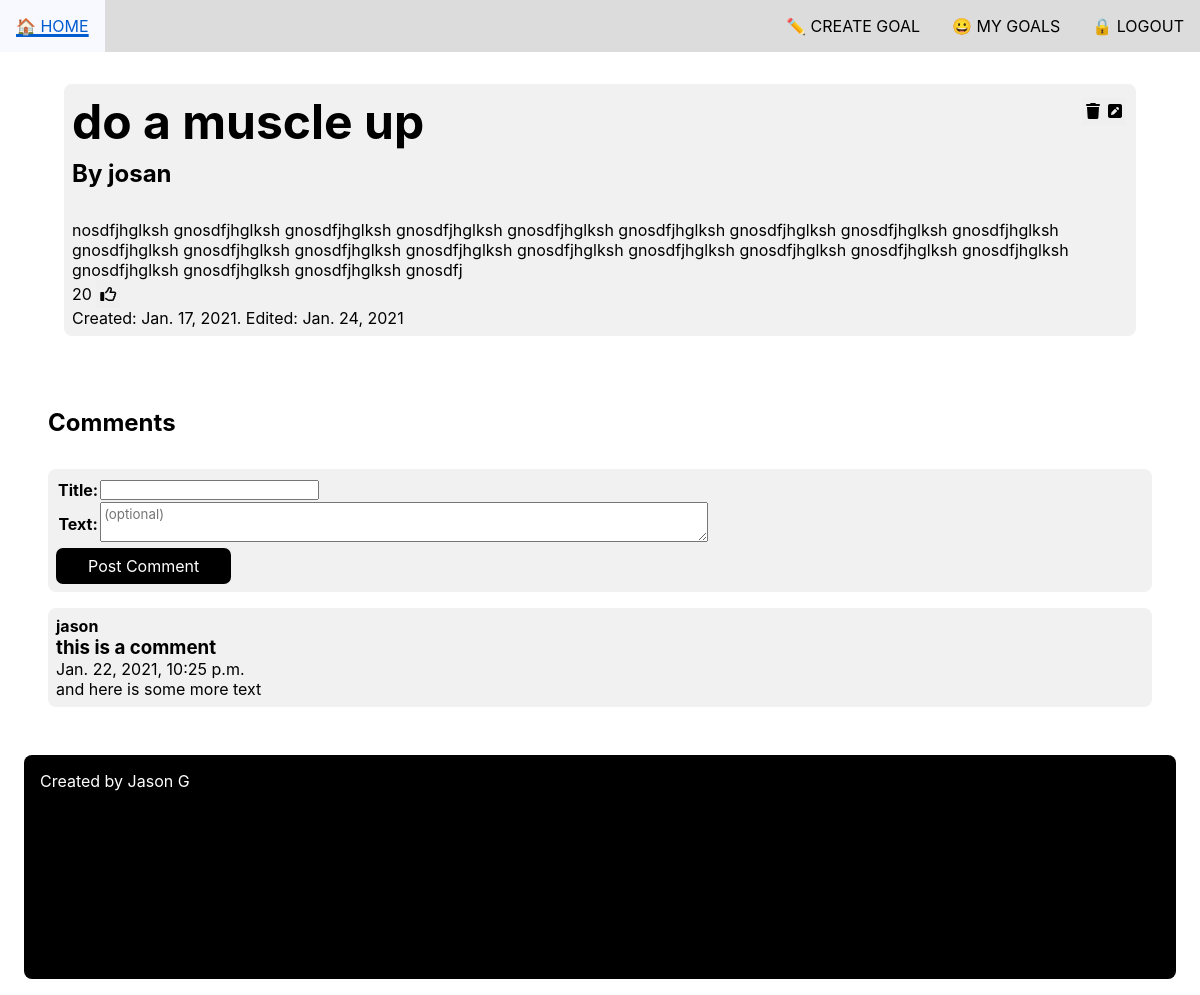
/u/josan/5/do-a-muscle-up/ (signed in), run on the app's committed database.
### goal/models.py (models this page shows, shortened)
class Goal(models.Model):
    owner = models.ForeignKey(User,
                              on_delete=models.CASCADE)
    title = models.CharField(max_length=100)
    PUBLICITY_CHOICES = (
        ('p', 'public'),
        ('pr', 'private'),
    )
    publicity = models.CharField(
        max_length=7,
        choices=PUBLICITY_CHOICES,
        default='pr',
        help_text='Do you want this goal to be available to the public?',
    )
    description = models.CharField(max_length=300, null=True, blank=True)
    upvotes = models.PositiveIntegerField()
    created_at = models.DateTimeField(auto_now_add=True)
    updated_at = models.DateTimeField(auto_now=True)
    goal_slug = models.SlugField(blank=True)

class User(AbstractUser):
    bio = models.TextField(max_length=500, blank=True)
    username_slug = models.SlugField(blank=True)
    rating = models.PositiveIntegerField(default=0)
    rated_goals = models.ManyToManyField('Goal', blank=True)
    def get_absolute_url(self):
        return reverse('goal:user-detail', kwargs={'username_slug': self.username_slug})

class Comment(models.Model):
    owner = models.ForeignKey(User,
                              on_delete=models.CASCADE)
    title = models.CharField(max_length=150)
    text = models.TextField(
        validators=[MinLengthValidator(
            3, "Comment must be greater than 3 characters")],
        blank=True,
        null=True,
    )
    goal = models.ForeignKey(Goal, on_delete=models.CASCADE)
    posted_at = models.DateTimeField(auto_now_add=True)
    updated_at = models.DateTimeField(auto_now=True)

### goal/views.py (the view)
class GoalDetail(View):
    def get(self, request, username_slug, pk, goal_slug, comment_form=None):
        page_owner = get_object_or_404(User, username_slug=username_slug)
        goal = Goal.objects.get(
            owner__username_slug=username_slug,
            pk=pk,
            goal_slug=goal_slug,
        )
        if goal.publicity == 'pr' and page_owner != request.user:
            return HttpResponse(status=403)
        print(comment_form, "inside GoalDetail")
        if not comment_form:
            comment_form = CommentForm()
        comments = goal.comment_set.all()
        already_liked = False
        if request.user.is_authenticated and request.user.rated_goals.filter(id=goal.id).exists():
            already_liked = True
        ctx = {
            'page_owner': page_owner,
            'goal': goal,
            'already_liked': already_liked,
            'comment_form': comment_form,
            'comments': comments,
        }
        return render(request, 'goal/goal_detail.html', context=ctx)

### goal/forms.py
class CommentForm(forms.ModelForm):
    class Meta:
        model = Comment
        fields = ['title', 'text', ]
        widgets = {
            'text': forms.Textarea(attrs={
                'cols': 65,
                'rows': 2,
                'placeholder': '(optional)'
            })
        }

### goal/templates/goal/goal_detail.html (shortened to what this page needs)
{% extends 'base.html' %}
{% load humanize %}
{% load static %}
{% block styles %}
   <link rel="stylesheet" href="{% static 'css/goal_detail_styles.css' %}" />
{% endblock %}
{% block content %}
<div class="goal-detail">
	<section class="goal-section">
		<article class="goal-info">
			{% if user == page_owner %}
            <div class="edit-delete-buttons">
               <button
                  onclick="window.location.href=`{% url 'goal:goal-update' goal.owner.username_slug goal.pk goal.goal_slug %}?next={{ request.path }}`;return false;"
                  class="update-goal icon-btn"
               >
                  <i class="fas fa-pen-square"></i>
               </button>
               <button class="delete-goal-trash icon-btn">
                  <i class="fas fa-trash"></i>
               </button>
            </div>
			{% endif %}
			<h1>{{ goal.title }}</h1>
			<h2><a href="{{ goal.owner.get_absolute_url }}">By {{ goal.owner }}</a></h2>
			{% if goal.description %}
			   <p>{{ goal.description }}</p>
         {% endif %}
         {% if user.is_authenticated %}
            <form action="{% url 'goal:like-goal' goal.id %}" method="post">
               <p>
                  {{ goal.upvotes }}
                  <button
                     type="submit"
                     class="like-button icon-btn {% if goal.already_liked %}liked{% endif %}"
                  >
                     {% if already_liked %}
                        <i class="fas fa-thumbs-up"></i>
                     {% else %}
                        <i class="far fa-thumbs-up"></i>
                     {% endif %}
                  </button>
               </p>
            </form>
			{% endif %}
			<p>
            Created: {{ goal.created_at|naturalday }}.
            {% if goal.created_at < goal.updated_at %}
               Edited: {{ goal.updated_at|naturalday }}
            {% endif %}
			</p>
		</article>
	</section>
	{% if goal.publicity == 'p' %}
      <section class="comment-section">
         <h2>Comments</h2>
         <div class="post-comment">
            {% if user.is_authenticated %}
               <form action="{% url 'goal:create-comment' goal.id %}" method="post">
                  <table>
                     {{ comment_form.as_table }}
                  </table>
                  <button class="comment-btn" type="submit">Post Comment</button>
               </form>
            {% endif %}
         </div>
         {% if comments %}
            {% for comment in comments %}
            <div class="comment">
               <h4>
                  <a href="{% url 'goal:user-detail' comment.owner.username_slug %}"
                     >{{ comment.owner }}</a
                  >
               </h4>
               <h3>{{ comment.title }}</h3>
               <p>{{ comment.posted_at }}</p>
               {% if comment.text %}
               <p>{{ comment.text }}</p>
               {% endif %}
            </div>
            {% endfor %}
         {% else %}
            <p>no comments to display.</p>
         {% endif %}
      </section>
	{% endif %}
</div>
 {% endblock content %}

### goal/static/css/base_styles.css (style rules this page uses)
:root { --font-blue: rgb(0, 93, 207); --bubble-gray: #f1f1f1; }
* { font-family:-apple-system, BlinkMacSystemFont, 'Segoe UI', Roboto, Oxygen, Ubuntu, Cantarell, 'Open Sans', 'Helvetica Neue', sans-serif; margin: 0; padding: 0; text-decoration: none; box-sizing: border-box; }
button { cursor: pointer; }
textarea { padding: 3px; }
.icon-btn { padding: 0.25em; border: none; font-size: 1rem; }

### goal/static/css/goal_detail_styles.css (style rules this page uses)
.goal-detail { padding: 0px 3rem 1rem; }
.content section { padding: 1rem 0 2rem; }
.content article { background-color: var(--bubble-gray); padding: 0.5rem; border-radius: 0.5rem; margin: 1rem; }
h1 { font-size: 3rem; width: 90%; }
h2 { padding: 0.5rem 0 2rem; }
a { color: black; }
.update-goal, .delete-goal-trash { float: right; }
button.like-button { display: inline; }
.goal-info { position: relative; }
.edit-delete-buttons { display: inline-block; position: absolute; right: 5px; background-color: var(--bubble-gray); padding: 5px; border-radius: 5px; }
.comment-section .comment { background-color: var(--bubble-gray); border-radius: 0.5rem; margin: 1rem 0px 0px; padding: 0.5rem; position: relative; }
.post-comment { background-color: var(--bubble-gray); padding: 0.5rem; border-radius: 0.5rem; }
.comment-btn { background-color: black; color: white; border: none; border-radius: 7px; padding: 0.5rem 2rem; font-size: 1rem; }

### data on the page
Goal: title "do a muscle up", owner "josan", description "nosdfjhglksh gnosdfjhglksh gnosdfjhglksh gnosdfjhglksh gnosdfjhglksh gnosdfjhglksh gnosdfjhglksh gnosdfjhglksh gnosdfjhglksh gnosdfjhglksh gnosdfjhglksh gnosdfjhglksh gnosdfjhglksh gnosdfjhglksh gnosdfjhglksh gnosdfjhglksh gnosdfjhglksh gnosdfjhglksh gnosdfjhglksh gnosdfjhglksh gnosdfjhglksh gnosdfj", upvotes "20", created_at "Jan. 17, 2021", updated_at "Jan. 24, 2021"
Comment: owner "jason", title "this is a comment", posted_at "Jan. 22, 2021, 10:25 p.m.", text "and here is some more text"
